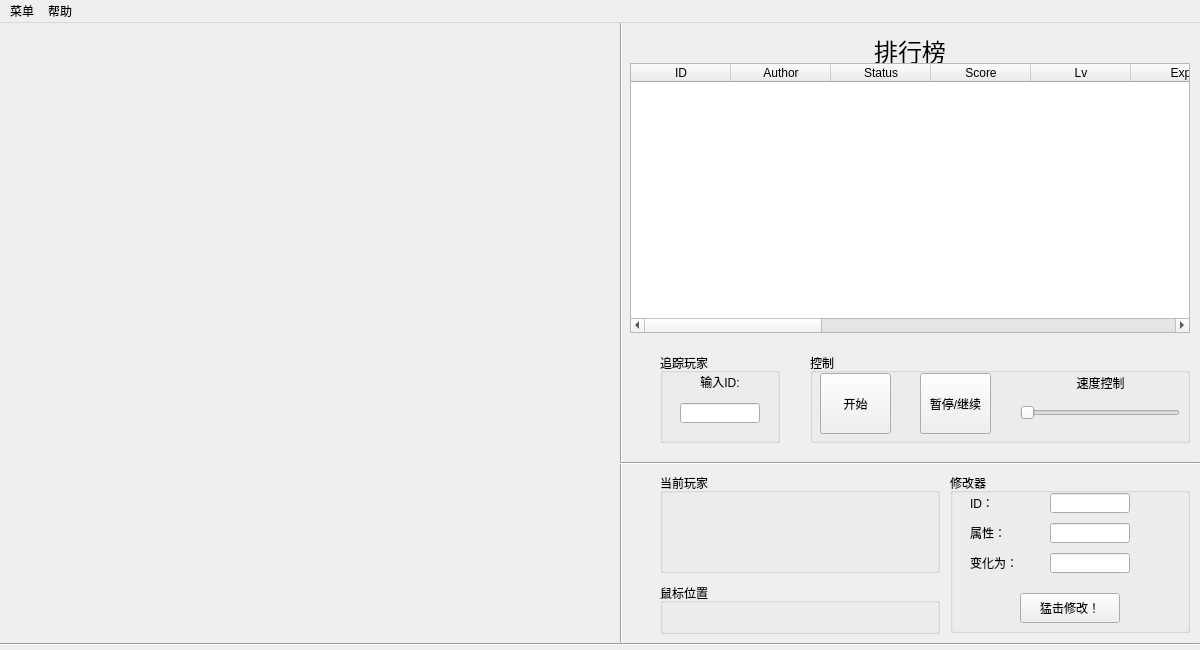
<?xml version="1.0" encoding="UTF-8"?>
<ui version="4.0">
 <class>FishTank</class>
 <widget class="QMainWindow" name="FishTank">
  <property name="geometry">
   <rect>
    <x>0</x>
    <y>0</y>
    <width>1200</width>
    <height>650</height>
   </rect>
  </property>
  <property name="sizePolicy">
   <sizepolicy hsizetype="Preferred" vsizetype="Preferred">
    <horstretch>0</horstretch>
    <verstretch>0</verstretch>
   </sizepolicy>
  </property>
  <property name="minimumSize">
   <size>
    <width>1200</width>
    <height>650</height>
   </size>
  </property>
  <property name="maximumSize">
   <size>
    <width>1200</width>
    <height>650</height>
   </size>
  </property>
  <property name="windowTitle">
   <string>Fish Tank 2.0</string>
  </property>
  <widget class="QWidget" name="centralWidget">
   <widget class="Line" name="line">
    <property name="geometry">
     <rect>
      <x>620</x>
      <y>-1</y>
      <width>3</width>
      <height>620</height>
     </rect>
    </property>
    <property name="sizePolicy">
     <sizepolicy hsizetype="Fixed" vsizetype="Fixed">
      <horstretch>0</horstretch>
      <verstretch>0</verstretch>
     </sizepolicy>
    </property>
    <property name="orientation">
     <enum>Qt::Vertical</enum>
    </property>
   </widget>
   <widget class="Line" name="line_2">
    <property name="geometry">
     <rect>
      <x>0</x>
      <y>620</y>
      <width>1200</width>
      <height>3</height>
     </rect>
    </property>
    <property name="orientation">
     <enum>Qt::Horizontal</enum>
    </property>
   </widget>
   <widget class="Tank" name="widget" native="true">
    <property name="geometry">
     <rect>
      <x>10</x>
      <y>10</y>
      <width>603</width>
      <height>603</height>
     </rect>
    </property>
    <property name="toolTip">
     <string/>
    </property>
   </widget>
   <widget class="QTableWidget" name="tableWidget">
    <property name="geometry">
     <rect>
      <x>630</x>
      <y>40</y>
      <width>560</width>
      <height>270</height>
     </rect>
    </property>
    <column>
     <property name="text">
      <string>ID</string>
     </property>
    </column>
    <column>
     <property name="text">
      <string>Author</string>
     </property>
    </column>
    <column>
     <property name="text">
      <string>Status</string>
     </property>
    </column>
    <column>
     <property name="text">
      <string>Score</string>
     </property>
    </column>
    <column>
     <property name="text">
      <string>Lv</string>
     </property>
    </column>
    <column>
     <property name="text">
      <string>Exp</string>
     </property>
    </column>
    <column>
     <property name="text">
      <string>X</string>
     </property>
    </column>
    <column>
     <property name="text">
      <string>Y</string>
     </property>
    </column>
    <column>
     <property name="text">
      <string>HP</string>
     </property>
    </column>
    <column>
     <property name="text">
      <string>MaxHP</string>
     </property>
    </column>
    <column>
     <property name="text">
      <string>Att</string>
     </property>
    </column>
    <column>
     <property name="text">
      <string>Sp</string>
     </property>
    </column>
    <column>
     <property name="text">
      <string>Ar</string>
     </property>
    </column>
    <column>
     <property name="text">
      <string>Kill</string>
     </property>
    </column>
    <column>
     <property name="text">
      <string>Death</string>
     </property>
    </column>
   </widget>
   <widget class="QLabel" name="label">
    <property name="geometry">
     <rect>
      <x>710</x>
      <y>10</y>
      <width>400</width>
      <height>30</height>
     </rect>
    </property>
    <property name="text">
     <string>&lt;html&gt;&lt;head/&gt;&lt;body&gt;&lt;p align=&quot;center&quot;&gt;&lt;span style=&quot; font-size:18pt;&quot;&gt;排行榜&lt;/span&gt;&lt;/p&gt;&lt;/body&gt;&lt;/html&gt;</string>
    </property>
   </widget>
   <widget class="QGroupBox" name="groupBox">
    <property name="geometry">
     <rect>
      <x>660</x>
      <y>330</y>
      <width>120</width>
      <height>90</height>
     </rect>
    </property>
    <property name="title">
     <string>追踪玩家</string>
    </property>
    <widget class="QLineEdit" name="lineEdit">
     <property name="geometry">
      <rect>
       <x>20</x>
       <y>50</y>
       <width>80</width>
       <height>20</height>
      </rect>
     </property>
    </widget>
    <widget class="QLabel" name="label_2">
     <property name="geometry">
      <rect>
       <x>10</x>
       <y>20</y>
       <width>100</width>
       <height>16</height>
      </rect>
     </property>
     <property name="text">
      <string>&lt;html&gt;&lt;head/&gt;&lt;body&gt;&lt;p align=&quot;center&quot;&gt;输入ID:&lt;/p&gt;&lt;/body&gt;&lt;/html&gt;</string>
     </property>
    </widget>
   </widget>
   <widget class="Line" name="line_3">
    <property name="geometry">
     <rect>
      <x>620</x>
      <y>430</y>
      <width>580</width>
      <height>20</height>
     </rect>
    </property>
    <property name="orientation">
     <enum>Qt::Horizontal</enum>
    </property>
   </widget>
   <widget class="QGroupBox" name="groupBox_2">
    <property name="geometry">
     <rect>
      <x>660</x>
      <y>450</y>
      <width>280</width>
      <height>100</height>
     </rect>
    </property>
    <property name="title">
     <string>当前玩家</string>
    </property>
    <widget class="QLabel" name="label_3">
     <property name="geometry">
      <rect>
       <x>10</x>
       <y>20</y>
       <width>260</width>
       <height>70</height>
      </rect>
     </property>
     <property name="text">
      <string/>
     </property>
     <property name="alignment">
      <set>Qt::AlignLeading|Qt::AlignLeft|Qt::AlignTop</set>
     </property>
    </widget>
   </widget>
   <widget class="QGroupBox" name="groupBox_3">
    <property name="geometry">
     <rect>
      <x>810</x>
      <y>330</y>
      <width>380</width>
      <height>90</height>
     </rect>
    </property>
    <property name="title">
     <string>控制</string>
    </property>
    <widget class="QPushButton" name="pushButton">
     <property name="geometry">
      <rect>
       <x>10</x>
       <y>20</y>
       <width>71</width>
       <height>61</height>
      </rect>
     </property>
     <property name="text">
      <string>开始</string>
     </property>
    </widget>
    <widget class="QPushButton" name="pushButton_2">
     <property name="geometry">
      <rect>
       <x>110</x>
       <y>20</y>
       <width>71</width>
       <height>61</height>
      </rect>
     </property>
     <property name="text">
      <string>暂停/继续</string>
     </property>
    </widget>
    <widget class="QSlider" name="horizontalSlider">
     <property name="geometry">
      <rect>
       <x>210</x>
       <y>50</y>
       <width>160</width>
       <height>19</height>
      </rect>
     </property>
     <property name="orientation">
      <enum>Qt::Horizontal</enum>
     </property>
    </widget>
    <widget class="QLabel" name="label_4">
     <property name="geometry">
      <rect>
       <x>210</x>
       <y>20</y>
       <width>161</width>
       <height>20</height>
      </rect>
     </property>
     <property name="text">
      <string>&lt;html&gt;&lt;head/&gt;&lt;body&gt;&lt;p align=&quot;center&quot;&gt;速度控制&lt;/p&gt;&lt;/body&gt;&lt;/html&gt;</string>
     </property>
    </widget>
   </widget>
   <widget class="QGroupBox" name="groupBox_4">
    <property name="geometry">
     <rect>
      <x>660</x>
      <y>560</y>
      <width>280</width>
      <height>51</height>
     </rect>
    </property>
    <property name="title">
     <string>鼠标位置</string>
    </property>
    <widget class="QLabel" name="label_5">
     <property name="geometry">
      <rect>
       <x>10</x>
       <y>10</y>
       <width>240</width>
       <height>31</height>
      </rect>
     </property>
     <property name="text">
      <string/>
     </property>
     <property name="alignment">
      <set>Qt::AlignCenter</set>
     </property>
    </widget>
   </widget>
   <widget class="QGroupBox" name="groupBox_5">
    <property name="geometry">
     <rect>
      <x>950</x>
      <y>450</y>
      <width>240</width>
      <height>160</height>
     </rect>
    </property>
    <property name="title">
     <string>修改器</string>
    </property>
    <widget class="QLineEdit" name="lineEdit_2">
     <property name="geometry">
      <rect>
       <x>100</x>
       <y>20</y>
       <width>80</width>
       <height>20</height>
      </rect>
     </property>
    </widget>
    <widget class="QLabel" name="label_6">
     <property name="geometry">
      <rect>
       <x>20</x>
       <y>20</y>
       <width>60</width>
       <height>20</height>
      </rect>
     </property>
     <property name="text">
      <string>ID：</string>
     </property>
    </widget>
    <widget class="QLabel" name="label_7">
     <property name="geometry">
      <rect>
       <x>20</x>
       <y>50</y>
       <width>60</width>
       <height>20</height>
      </rect>
     </property>
     <property name="text">
      <string>属性：</string>
     </property>
    </widget>
    <widget class="QLineEdit" name="lineEdit_3">
     <property name="geometry">
      <rect>
       <x>100</x>
       <y>50</y>
       <width>80</width>
       <height>20</height>
      </rect>
     </property>
    </widget>
    <widget class="QLabel" name="label_8">
     <property name="geometry">
      <rect>
       <x>20</x>
       <y>80</y>
       <width>60</width>
       <height>20</height>
      </rect>
     </property>
     <property name="text">
      <string>变化为：</string>
     </property>
    </widget>
    <widget class="QLineEdit" name="lineEdit_4">
     <property name="geometry">
      <rect>
       <x>100</x>
       <y>80</y>
       <width>80</width>
       <height>20</height>
      </rect>
     </property>
    </widget>
    <widget class="QPushButton" name="pushButton_3">
     <property name="geometry">
      <rect>
       <x>70</x>
       <y>120</y>
       <width>100</width>
       <height>30</height>
      </rect>
     </property>
     <property name="text">
      <string>猛击修改！</string>
     </property>
    </widget>
   </widget>
  </widget>
  <widget class="QMenuBar" name="menuBar">
   <property name="geometry">
    <rect>
     <x>0</x>
     <y>0</y>
     <width>1200</width>
     <height>23</height>
    </rect>
   </property>
   <widget class="QMenu" name="menuMenu">
    <property name="title">
     <string>菜单</string>
    </property>
    <addaction name="actionPlay"/>
    <addaction name="actionPause"/>
    <addaction name="separator"/>
    <addaction name="actionExit"/>
   </widget>
   <widget class="QMenu" name="menuHelp">
    <property name="title">
     <string>帮助</string>
    </property>
    <addaction name="actionHelp"/>
    <addaction name="separator"/>
    <addaction name="actionAbout"/>
   </widget>
   <addaction name="menuMenu"/>
   <addaction name="menuHelp"/>
  </widget>
  <action name="actionPlay">
   <property name="text">
    <string>开始</string>
   </property>
  </action>
  <action name="actionPause">
   <property name="text">
    <string>暂停</string>
   </property>
  </action>
  <action name="actionExit">
   <property name="text">
    <string>退出</string>
   </property>
  </action>
  <action name="actionHelp">
   <property name="text">
    <string>帮助</string>
   </property>
  </action>
  <action name="actionAbout">
   <property name="text">
    <string>关于</string>
   </property>
  </action>
 </widget>
 <layoutdefault spacing="6" margin="11"/>
 <customwidgets>
  <customwidget>
   <class>Tank</class>
   <extends>QWidget</extends>
   <header>tank.h</header>
   <container>1</container>
  </customwidget>
 </customwidgets>
 <resources/>
 <connections/>
</ui>
